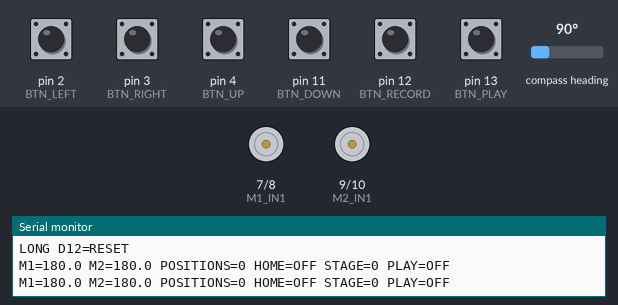
Bench run of a sketch on a simulated Arduino Uno, built with avr-gcc and run on an emulated ATmega328P. Parts: motor-driver pin pairs drawn as motors (green arrow = first pin HIGH = forward, orange = second pin HIGH = backward, longer = more drive, scaled by the enable pin), the last lines printed to the serial monitor. Wiring (inferred from the names in the program): 2 × I2C bus: SDA A2, SCL A3 / SDA A4, SCL A5; AS5600 angle sensor at I2C address 0x36. Inputs (shaded band) come from the test bench; at power-on: pin 2 (BTN_LEFT), pin 3 (BTN_RIGHT), pin 4 (BTN_UP), pin 11 (BTN_DOWN), pin 12 (BTN_RECORD), pin 13 (BTN_PLAY) HIGH, compass heading 90°.

Above: at 1.2 s.
1.3 s: pin 2 (BTN_LEFT) pulled LOW for 0.15 s
At 1.38 s:
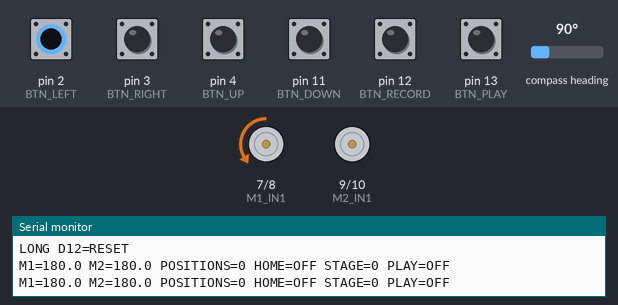
2.9 s: pin 3 (BTN_RIGHT) pulled LOW for 0.15 s
At 2.98 s:
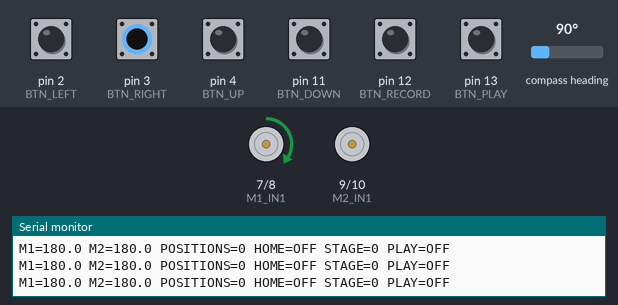
4.5 s: pin 4 (BTN_UP) pulled LOW for 0.15 s
At 4.58 s:
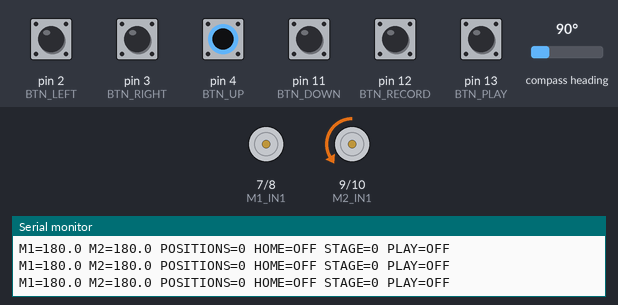
6.1 s: pin 11 (BTN_DOWN) pulled LOW for 0.15 s
At 6.18 s:
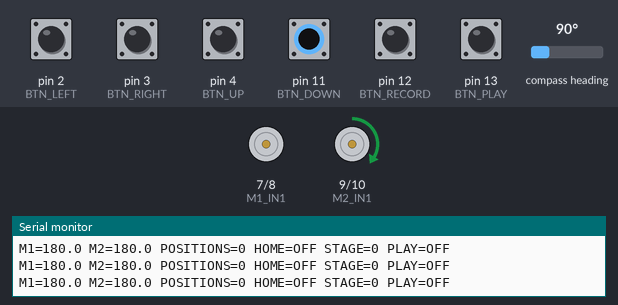
7.7 s: pin 12 (BTN_RECORD) pulled LOW for 0.15 s
9.3 s: pin 13 (BTN_PLAY) pulled LOW for 0.15 s
At 10.8 s:
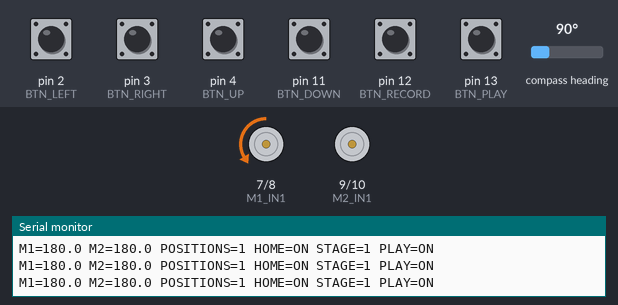
Timing chart, 0 to 11.9 s (numbered marks = the images above; inputs shaded):
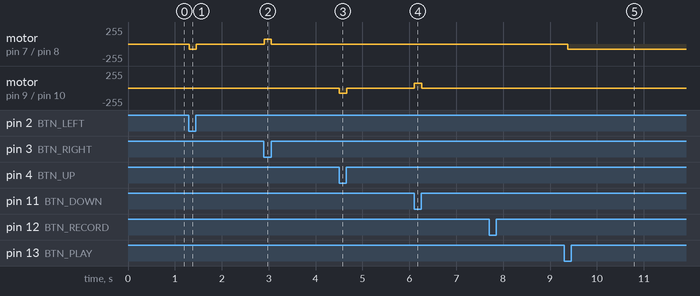

Measured:
- after the input at 1.3 s, motor on pin 7 (M1_IN1) / pin 8 (M1_IN2): stopped → backward 75/255 at once, → stopped 0.16 s later
- after the input at 2.9 s, motor on pin 7 (M1_IN1) / pin 8 (M1_IN2): stopped → forward 75/255 at once, → stopped 0.16 s later
- after the input at 4.5 s, motor on pin 9 (M2_IN1) / pin 10 (M2_IN2): stopped → backward 75/255 at once, → stopped 0.16 s later
- after the input at 6.1 s, motor on pin 9 (M2_IN1) / pin 10 (M2_IN2): stopped → forward 75/255 at once, → stopped 0.16 s later
- after the input at 9.3 s, motor on pin 7 (M1_IN1) / pin 8 (M1_IN2): stopped → backward 75/255 after 0.07 s

The sketch:

arm_pid.ino
```cpp
#include <Arduino.h>
#define M1_EN 5
#define M1_IN1 7
#define M1_IN2 8
#define M2_EN 6
#define M2_IN1 9
#define M2_IN2 10
#define BTN_LEFT 2
#define BTN_RIGHT 3
#define BTN_UP 4
#define BTN_DOWN 11
#define BTN_RECORD 12
#define BTN_PLAY 13
#define M1_SDA A2
#define M1_SCL A3
#define M2_SDA A4
#define M2_SCL A5
#define AS5600_ADDR 0x36
#define M1_SPEED 75
#define M2_SPEED 75
#define PLAY_MIN_SPEED 45
#define PLAY_MAX_SPEED 75
#define HOME_SPEED 75
#define POSITION_TOLERANCE 2.0
#define MAX_POSITIONS 20
#define LONG_PRESS_TIME 1500
#define BUTTON_DEBOUNCE 50
#define M1_RAW_0 1661
#define M1_RAW_90 3177
#define M1_RAW_180 120
#define M2_RAW_0 531
#define M2_RAW_90 3700
#define M2_RAW_180 2613
float recordedM1[MAX_POSITIONS];
float recordedM2[MAX_POSITIONS];
int recordedCount=0;
bool playing=false;
bool returningHome=false;
int homeStage=0;
int playIndex=0;
unsigned long recordPressTime=0;
bool recordPressed=false;
bool playLastReading=HIGH;
bool playStableState=HIGH;
unsigned long playLastChange=0;
void motor1Stop(){
analogWrite(M1_EN,0);
digitalWrite(M1_IN1,LOW);
digitalWrite(M1_IN2,LOW);
}
void motor1Forward(int speedValue=M1_SPEED){
digitalWrite(M1_IN1,HIGH);
digitalWrite(M1_IN2,LOW);
analogWrite(M1_EN,speedValue);
}
void motor1Reverse(int speedValue=M1_SPEED){
digitalWrite(M1_IN1,LOW);
digitalWrite(M1_IN2,HIGH);
analogWrite(M1_EN,speedValue);
}
void motor2Stop(){
analogWrite(M2_EN,0);
digitalWrite(M2_IN1,LOW);
digitalWrite(M2_IN2,LOW);
}
void motor2Forward(int speedValue=M2_SPEED){
digitalWrite(M2_IN1,HIGH);
digitalWrite(M2_IN2,LOW);
analogWrite(M2_EN,speedValue);
}
void motor2Reverse(int speedValue=M2_SPEED){
digitalWrite(M2_IN1,LOW);
digitalWrite(M2_IN2,HIGH);
analogWrite(M2_EN,speedValue);
}
void i2cDelay(){
delayMicroseconds(5);
}
void i2cStart(uint8_t sda,uint8_t scl){
pinMode(sda,OUTPUT);
pinMode(scl,OUTPUT);
digitalWrite(sda,HIGH);
digitalWrite(scl,HIGH);
i2cDelay();
digitalWrite(sda,LOW);
i2cDelay();
digitalWrite(scl,LOW);
}
void i2cStop(uint8_t sda,uint8_t scl){
pinMode(sda,OUTPUT);
pinMode(scl,OUTPUT);
digitalWrite(sda,LOW);
digitalWrite(scl,HIGH);
i2cDelay();
digitalWrite(sda,HIGH);
i2cDelay();
}
bool i2cWriteByte(uint8_t sda,uint8_t scl,uint8_t data){
pinMode(sda,OUTPUT);
for(int i=7;i>=0;i--){
digitalWrite(sda,(data>>i)&1);
digitalWrite(scl,HIGH);
i2cDelay();
digitalWrite(scl,LOW);
}
pinMode(sda,INPUT_PULLUP);
digitalWrite(scl,HIGH);
i2cDelay();
bool ack=!digitalRead(sda);
digitalWrite(scl,LOW);
return ack;
}
uint8_t i2cReadByte(uint8_t sda,uint8_t scl,bool ack){
uint8_t data=0;
pinMode(sda,INPUT_PULLUP);
for(int i=7;i>=0;i--){
digitalWrite(scl,HIGH);
i2cDelay();
if(digitalRead(sda)) data|=(1<<i);
digitalWrite(scl,LOW);
}
pinMode(sda,OUTPUT);
digitalWrite(sda,ack?LOW:HIGH);
digitalWrite(scl,HIGH);
i2cDelay();
digitalWrite(scl,LOW);
digitalWrite(sda,HIGH);
return data;
}
int readAS5600Raw(uint8_t sda,uint8_t scl){
i2cStart(sda,scl);
if(!i2cWriteByte(sda,scl,(AS5600_ADDR<<1)|0)){
i2cStop(sda,scl);
return -1;
}
if(!i2cWriteByte(sda,scl,0x0C)){
i2cStop(sda,scl);
return -1;
}
i2cStart(sda,scl);
if(!i2cWriteByte(sda,scl,(AS5600_ADDR<<1)|1)){
i2cStop(sda,scl);
return -1;
}
uint8_t high=i2cReadByte(sda,scl,true);
uint8_t low=i2cReadByte(sda,scl,false);
i2cStop(sda,scl);
return ((high&0x0F)<<8)|low;
}
float calculateM1Angle(int raw){
if(raw<0) return 0;
float continuousRaw=raw;
if(raw<M1_RAW_0) continuousRaw=raw+4096.0;
float raw0=M1_RAW_0;
float raw90=M1_RAW_90;
if(raw90<raw0) raw90+=4096.0;
float raw180=M1_RAW_180;
if(raw180<raw0) raw180+=4096.0;
float angle;
if(continuousRaw<=raw90){
angle=(continuousRaw-raw0)*90.0/(raw90-raw0);
}else{
angle=90.0+(continuousRaw-raw90)*90.0/(raw180-raw90);
}
if(angle<0) angle=0;
if(angle>180) angle=180;
return angle;
}
float wrappedDistance(int startRaw,int raw){
float distance=(float)startRaw-(float)raw;
if(distance<0) distance+=4096.0;
return distance;
}
float calculateM2Angle(int raw){
if(raw<0) return 0;
float distance=wrappedDistance(M2_RAW_0,raw);
float d90=wrappedDistance(M2_RAW_0,M2_RAW_90);
float d180=wrappedDistance(M2_RAW_0,M2_RAW_180);
float angle;
if(distance<=d90){
angle=distance*90.0/d90;
}else{
angle=90.0+(distance-d90)*90.0/(d180-d90);
}
if(angle<0) angle=0;
if(angle>180) angle=180;
return angle;
}
int calculatePlaybackSpeed(float error){
error=fabs(error);
if(error<=5.0) return PLAY_MIN_SPEED;
if(error>=30.0) return PLAY_MAX_SPEED;
return PLAY_MIN_SPEED+(int)((error-5.0)*(PLAY_MAX_SPEED-PLAY_MIN_SPEED)/25.0);
}
void manualControl(){
bool left=digitalRead(BTN_LEFT)==LOW;
bool right=digitalRead(BTN_RIGHT)==LOW;
bool up=digitalRead(BTN_UP)==LOW;
bool down=digitalRead(BTN_DOWN)==LOW;
if(left&&!right){
motor1Reverse(M1_SPEED);
}else if(right&&!left){
motor1Forward(M1_SPEED);
}else{
motor1Stop();
}
if(up&&!down){
motor2Reverse(M2_SPEED);
}else if(down&&!up){
motor2Forward(M2_SPEED);
}else{
motor2Stop();
}
}
void handleRecordButton(float angle1,float angle2){
bool state=digitalRead(BTN_RECORD)==LOW;
if(state&&!recordPressed){
recordPressed=true;
recordPressTime=millis();
}
if(!state&&recordPressed){
unsigned long pressDuration=millis()-recordPressTime;
recordPressed=false;
if(pressDuration>=LONG_PRESS_TIME){
playing=false;
returningHome=false;
homeStage=0;
playIndex=0;
recordedCount=0;
motor1Stop();
motor2Stop();
Serial.println("RECORD RESET");
Serial.println("POSITIONS=0");
}else{
if(!playing&&!returningHome){
if(recordedCount<MAX_POSITIONS){
recordedM1[recordedCount]=angle1;
recordedM2[recordedCount]=angle2;
recordedCount++;
Serial.print("POSITION ");
Serial.print(recordedCount);
Serial.println(" SAVED");
Serial.print("M1=");
Serial.print(angle1,1);
Serial.print(" M2=");
Serial.println(angle2,1);
Serial.print("TOTAL POSITIONS=");
Serial.println(recordedCount);
}else{
Serial.println("MEMORY FULL");
}
}else{
Serial.println("CANNOT RECORD WHILE PLAYING");
}
}
}
}
void handlePlayButton(){
bool reading=digitalRead(BTN_PLAY);
if(reading!=playLastReading){
playLastChange=millis();
playLastReading=reading;
}
if(millis()-playLastChange>BUTTON_DEBOUNCE){
if(reading!=playStableState){
playStableState=reading;
if(playStableState==LOW){
Serial.println("PLAY BUTTON PRESSED");
Serial.print("RECORDED POSITIONS=");
Serial.println(recordedCount);
if(!playing&&!returningHome){
if(recordedCount>0){
playing=true;
returningHome=true;
homeStage=1;
playIndex=0;
motor1Stop();
motor2Stop();
Serial.println("RETURNING MOTOR 1 TO 0 DEG");
}else{
Serial.println("NO POSITIONS RECORDED");
}
}
}
}
}
}
void goToHome(float angle1,float angle2){
if(homeStage==1){
motor2Stop();
if(fabs(angle1)<=POSITION_TOLERANCE){
motor1Stop();
homeStage=2;
Serial.println("MOTOR 1 AT 0 DEG");
Serial.println("RETURNING MOTOR 2 TO 0 DEG");
delay(200);
return;
}
if(angle1>0){
motor1Reverse(HOME_SPEED);
}else{
motor1Stop();
homeStage=2;
Serial.println("MOTOR 1 AT 0 DEG");
Serial.println("RETURNING MOTOR 2 TO 0 DEG");
}
return;
}
if(homeStage==2){
motor1Stop();
if(fabs(angle2)<=POSITION_TOLERANCE){
motor2Stop();
returningHome=false;
homeStage=0;
playIndex=0;
Serial.println("MOTOR 2 AT 0 DEG");
Serial.println("0 DEG POSITION REACHED");
Serial.println("STARTING PLAYBACK");
delay(500);
return;
}
if(angle2>0){
motor2Forward(HOME_SPEED);
}else{
motor2Stop();
returningHome=false;
homeStage=0;
playIndex=0;
Serial.println("MOTOR 2 AT 0 DEG");
Serial.println("0 DEG POSITION REACHED");
Serial.println("STARTING PLAYBACK");
delay(500);
}
}
}
void playback(float angle1,float angle2){
if(returningHome){
goToHome(angle1,angle2);
return;
}
if(playIndex>=recordedCount){
motor1Stop();
motor2Stop();
playing=false;
Serial.println("PLAYBACK FINISHED");
return;
}
float target1=recordedM1[playIndex];
float target2=recordedM2[playIndex];
float error1=target1-angle1;
float error2=target2-angle2;
bool reached1=fabs(error1)<=POSITION_TOLERANCE;
bool reached2=fabs(error2)<=POSITION_TOLERANCE;
if(reached1){
motor1Stop();
}else{
int speed1=calculatePlaybackSpeed(error1);
if(error1>0){
motor1Forward(speed1);
}else{
motor1Reverse(speed1);
}
}
if(reached2){
motor2Stop();
}else{
int speed2=calculatePlaybackSpeed(error2);
if(error2>0){
motor2Reverse(speed2);
}else{
motor2Forward(speed2);
}
}
if(reached1&&reached2){
motor1Stop();
motor2Stop();
Serial.print("POSITION ");
Serial.print(playIndex+1);
Serial.println(" REACHED");
delay(300);
playIndex++;
if(playIndex<recordedCount){
Serial.print("MOVING TO POSITION ");
Serial.println(playIndex+1);
}
}
}
void setup(){
Serial.begin(9600);
pinMode(M1_EN,OUTPUT);
pinMode(M1_IN1,OUTPUT);
pinMode(M1_IN2,OUTPUT);
pinMode(M2_EN,OUTPUT);
pinMode(M2_IN1,OUTPUT);
pinMode(M2_IN2,OUTPUT);
pinMode(BTN_LEFT,INPUT_PULLUP);
pinMode(BTN_RIGHT,INPUT_PULLUP);
pinMode(BTN_UP,INPUT_PULLUP);
pinMode(BTN_DOWN,INPUT_PULLUP);
pinMode(BTN_RECORD,INPUT_PULLUP);
pinMode(BTN_PLAY,INPUT_PULLUP);
pinMode(M1_SDA,INPUT_PULLUP);
pinMode(M1_SCL,INPUT_PULLUP);
pinMode(M2_SDA,INPUT_PULLUP);
pinMode(M2_SCL,INPUT_PULLUP);
motor1Stop();
motor2Stop();
Serial.println("2-DOF ARM READY");
Serial.println("D12=RECORD/RESET");
Serial.println("D13=PLAY");
Serial.println("SHORT D12=SAVE");
Serial.println("LONG D12=RESET");
}
void loop(){
int raw1=readAS5600Raw(M1_SDA,M1_SCL);
int raw2=readAS5600Raw(M2_SDA,M2_SCL);
float angle1=calculateM1Angle(raw1);
float angle2=calculateM2Angle(raw2);
handleRecordButton(angle1,angle2);
handlePlayButton();
if(playing){
playback(angle1,angle2);
}else{
manualControl();
}
static unsigned long lastPrint=0;
if(millis()-lastPrint>=500){
lastPrint=millis();
Serial.print("M1=");
Serial.print(angle1,1);
Serial.print(" M2=");
Serial.print(angle2,1);
Serial.print(" POSITIONS=");
Serial.print(recordedCount);
Serial.print(" HOME=");
Serial.print(returningHome?"ON":"OFF");
Serial.print(" STAGE=");
Serial.print(homeStage);
Serial.print(" PLAY=");
Serial.println(playing?"ON":"OFF");
}
delay(10);
}
```
